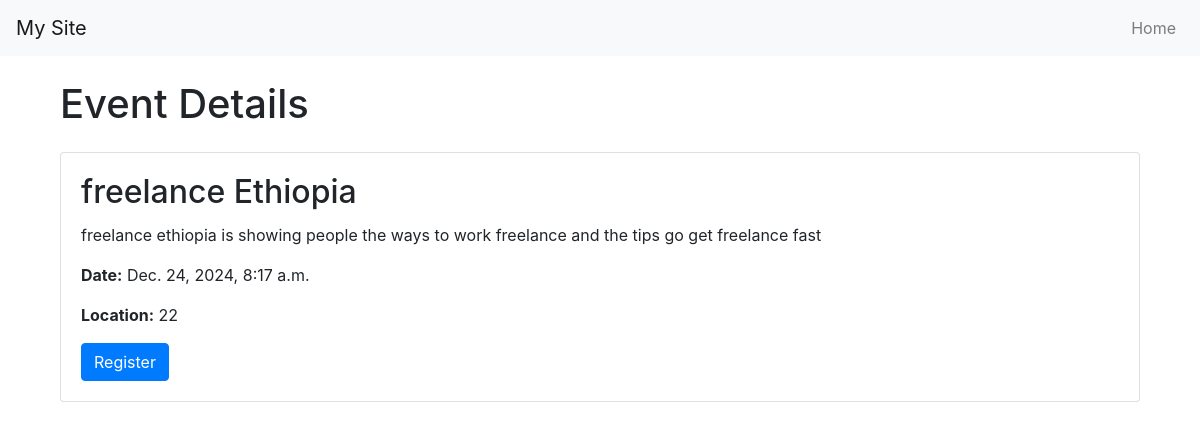
/event/2, run on an earlier commit of the app's database.
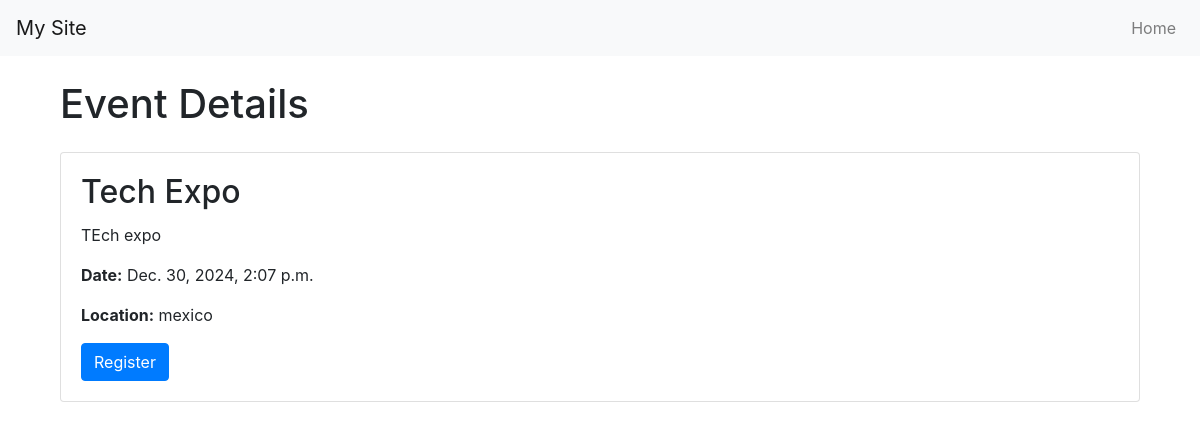
And on a later commit of the database.
### events/models.py (models this page shows, shortened)
class Event(models.Model):
    name = models.CharField(max_length=100)
    description = models.TextField()
    date = models.DateTimeField(default=timezone.now)
    location = models.CharField(max_length=100)

### events/views.py (the view)
# urls.py: path('event/<int:id>', views.event_details, name='event_details'),
def event_details(request, id):
    event = get_object_or_404(Event, id=id)
    return render(request, 'event/event_details.html', {'event': event})

### events/templates/event/event_details.html (shortened to what this page needs)
{% extends 'base.html' %}
{% block content %}
<div class="container">
    <h1 class="my-4">Event Details</h1>
    <div class="card">
        <div class="card-body">
            <h2 class="card-title">{{ event.name }}</h2>
            <p class="card-text">{{ event.description }}</p>
            <p class="card-text"><strong>Date:</strong> {{ event.date }}</p>
            <p class="card-text"><strong>Location:</strong> {{ event.location }}</p>
            <a href="{% url 'register' event.id %}" class="btn btn-primary">Register</a>
        </div>
    </div>
</div>
{% endblock content%}

### events/templates/base.html (shortened to what this page needs)
<!DOCTYPE html>
<html lang="en">
<head>
    <link rel="stylesheet" href="https://stackpath.bootstrapcdn.com/bootstrap/4.5.2/css/bootstrap.min.css">
</head>
<body>
    <nav class="navbar navbar-expand-lg navbar-light bg-light fixed-top">
        <a class="navbar-brand" href="{% url 'events' %}">My Site</a>
        <div class="collapse navbar-collapse" id="navbarNav">
            <ul class="navbar-nav ml-auto">
                <li class="nav-item">
                    <a class="nav-link" href="{% url 'events' %}">Home</a>
                </li>
            </ul>
        </div>
    </nav>
    <div class="container">
        {% block content %}
        {% endblock content %}
    </div>
</body>
</html>

### events/templates/base.html (style rules this page uses)
body { padding-top: 56px; }
.navbar { margin-bottom: 20px; }
.container { margin-top: 20px; }

What changed in the data, as far as the page shows it:
changed Event: name "freelance Ethiopia" → "Tech Expo"; description "freelance ethiopia is showing people the ways to work freelance and the tips go get freelance fast" → "TEch expo"; date "Dec. 24, 2024, 8:17 a.m." → "Dec. 30, 2024, 2:07 p.m."; location "22" → "mexico"
